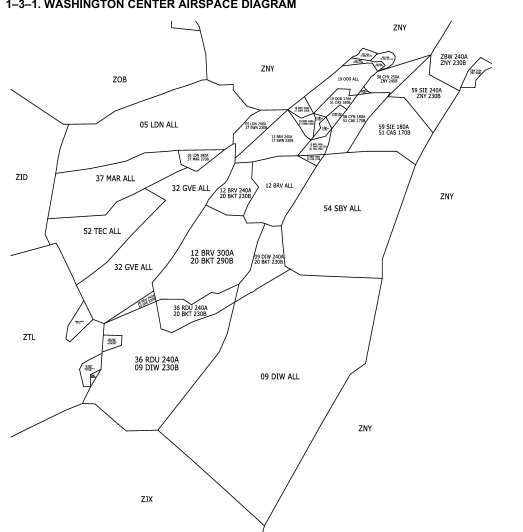
#> input picture data/zdc-reference/vzdc-airspace-diagram.png, 1046 x 1064 px (shown at 1/2 size)
$ python build-vzdc-sectors.py
#> lines starting #> are read from the running program, lines starting #| are printed output that depends on the picture; after the words box and inside, x2 and y2 are one past the last pixel; in counts of white or black regions, pixels touching at a corner belong together
#!/usr/bin/env python3
"""
Build data/vzdc-sectors.geojson: vZDC's sector split, traced from the
"1-3-1 Washington Center airspace diagram" in the vZDC SOP
(data/zdc-reference/vzdc-airspace-diagram.png, supplied by Matt, Nov 2026).

1. The diagram's white areas are split into regions along the drawn lines.
2. The diagram is fitted to the ZDC high boundary (data/artcc-boundaries-high.geojson)
   with an affine transform of lon*cos(38), lat.
3. Each region gets the altitude bands read from its label (REGIONS below):
   "12 BRV 240A / 20 BKT 230B" = 12 owns FL240 and up, 20 owns 230 and below.
   Bands are hundreds of feet. ZNY/ZTL bands are another facility's.
4. Output: per sector a LOW (owner of each area's bottom), HIGH (owner at FL350)
   and ALL (any altitude) MultiPolygon, plus one REGION feature per area with its bands.

Needs numpy, scipy, opencv-python-headless. Usage: python3 scripts/build-vzdc-sectors.py
To change a split, edit REGIONS (seed = a pixel inside the area on the diagram) and rerun.
"""
import json, os, sys
import cv2, numpy as np
from scipy import ndimage
from scipy.spatial import cKDTree
from scipy.optimize import least_squares

ROOT = os.path.join(os.path.dirname(os.path.abspath(__file__)), "..")
IMG = os.path.join(ROOT, "data/zdc-reference/vzdc-airspace-diagram.png")
OUT = os.path.join(ROOT, "data/vzdc-sectors.geojson")
LAT0 = 38.0

TOP=600
def L(*a): return list(a)
REGIONS = [
 ((318,250),[("05",0,TOP)]),
 ((395,313),[("05",280,TOP),("37",0,270)]),
 ((230,357),[("37",0,TOP)]),
 ((380,377),[("32",0,TOP)]),
 ((265,534),[("32",0,TOP)]),
 ((205,462),[("52",0,TOP)]),
 ((470,385),[("12",240,TOP),("20",0,230)]),
 ((560,371),[("12",0,TOP)]),
 ((685,416),[("54",0,TOP)]),
 ((425,515),[("12",300,TOP),("20",0,290)]),
 ((538,518),[("09",240,TOP),("20",0,230)]),
 ((380,620),[("36",240,TOP),("20",0,230)]),
 ((292,600),[("36",240,TOP),("32",0,230)]),
 ((313,727),[("36",240,TOP),("09",0,230)]),
 ((560,752),[("09",0,TOP)]),
 ((510,252),[("05",240,TOP),("17",0,230)]),
 ((563,277),[("12",240,TOP),("17",0,230)]),
 ((697,158),[("19",0,TOP)]),
 ((605,220),[("19",200,TOP),("17",0,190)]),
 ((612,244),[("19",240,TOP),("17",0,230)]),
 ((685,203),[("19",170,TOP),("51",0,160)]),
 ((671,229),[("19",180,TOP),("51",0,170)]),
 ((708,240),[("58",180,TOP),("51",0,170)]),
 ((777,160),[("58",250,TOP),("ZNY",0,240)]),
 ((853,186),[("59",240,TOP),("ZNY",0,230)]),
 ((790,260),[("59",180,TOP),("51",0,170)]),
 ((632,292),[("12",240,TOP),("17",180,230),("51",0,170)]),
 ((629,315),[("12",180,TOP),("51",0,170)]),
 # small PHL-area pieces (labels from Matt's zoomed diagram, Nov 2026)
 ((637,237),[("19",240,TOP),("17",150,230),("51",0,140)]),
 ((646,253),[("19",240,TOP),("17",180,230),("51",0,170)]),
 ((608,314),[("12",180,TOP),("51",0,170)]),
 ((729,183),[("58",250,TOP),("ZNY",180,240),("51",0,170)]),
 # ZNY-owned tops north of PHL, 19 below
 ((732,111),[("ZNY",140,TOP),("19",80,130)]),
 ((777,116),[("ZNY",120,TOP),("19",100,110)]),
 ((716,124),[("ZNY",180,TOP),("19",0,170)]),
 ((758,131),[("ZNY",180,TOP),("19",0,170)]),
 # ZTL shelves on the SW edge
 ((225,683),[("36",280,TOP),("ZTL",240,270),("09",0,230)]),  # "RDU shelf"
 ((175,735),[("36",240,TOP),("ZTL",0,230)]),
]


# 1. regions
im = cv2.imread(IMG, cv2.IMREAD_UNCHANGED)
#> im is the input picture: shape (1064, 1046, 4); mean B, G, R, A 248.2, 248.2, 248.2, 255
g = cv2.cvtColor(im[..., :3], cv2.COLOR_BGR2GRAY)
if im.shape[2] == 4:
    a = im[..., 3] / 255.0
#> a: shape (1064, 1046) float64; every value is 1
    g = (g * a + 255 * (1 - a)).astype(np.uint8)
white = (g >= 160).astype(np.uint8)
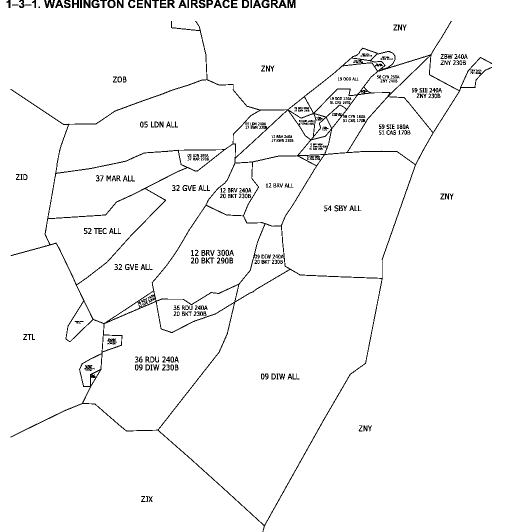
#> white: shape (1064, 1046) (shown at 1/2 size); values 0 (black) and 1 (white), 96.9% white; black in thin lines or dots
white[:30, :] = 0  # title
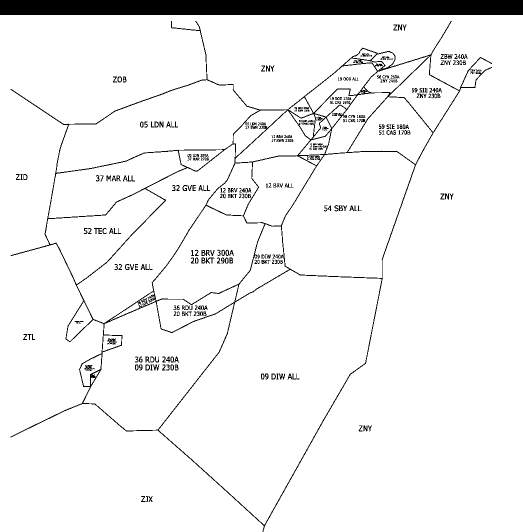
#> white: shape (1064, 1046) (shown at 1/2 size); values 0 (black) and 1 (white), 94.5% white; 321 black regions (77 under 20 px), largest, box (x1, y1, x2, y2) and area: (0, 0, 1046, 30) 31380, (21, 42, 984, 1064) 19708, (215, 677, 233, 689) 136
n, lab, _, _ = cv2.connectedComponentsWithStats(white, connectivity=4)
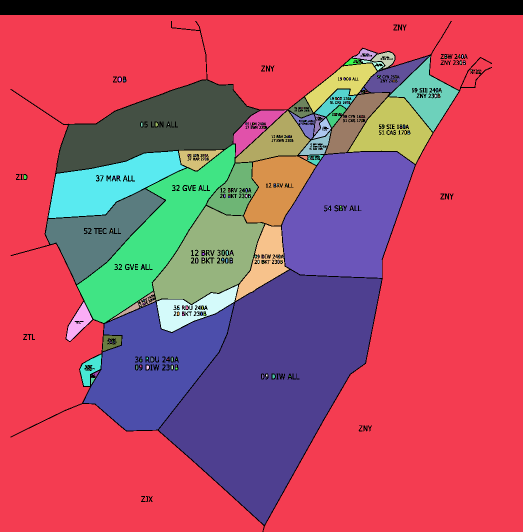
#> lab: shape (1064, 1046) int32 (shown at 1/2 size); 325 distinct labels, from 0 to 324; one colour per label, 0 black
#> n = 325
H, W = lab.shape
#> H = 1064; W = 1046
areas = np.bincount(lab.ravel(), minlength=n)
#> areas = 325 values, max 612913 at index 1, min 1 at index 4, mean 3424.4
border = set(np.unique(np.concatenate([lab[31, :], lab[-1, :], lab[:, 0], lab[:, -1]])).tolist())
#> border = 2 items

# 2. fit the diagram's ZDC outline to the ZDC high boundary
inside = np.zeros_like(lab, np.uint8)
for i in range(1, n):
    if areas[i] > 40 and i not in border:
        inside[lab == i] = 1
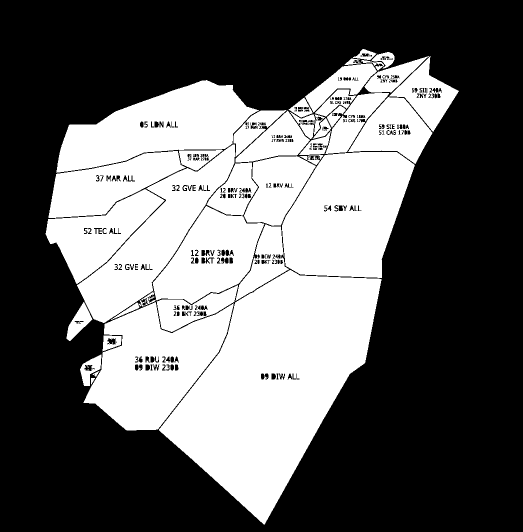
#> inside: shape (1064, 1046) (shown at 1/2 size); values 0 (black) and 1 (white), 39.2% white; 38 white regions, largest, box (x1, y1, x2, y2) and area: (318, 540, 763, 1050) 118382, (564, 304, 830, 556) 49538, (167, 604, 468, 861) 41956
inside = cv2.morphologyEx(inside, cv2.MORPH_CLOSE, np.ones((7, 7), np.uint8))
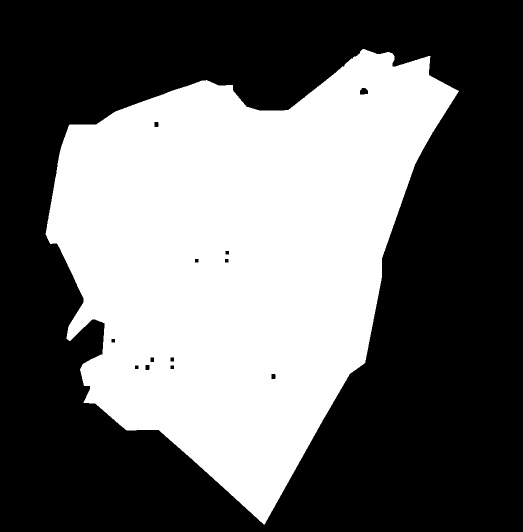
#> inside: shape (1064, 1046) (shown at 1/2 size); values 0 (black) and 1 (white), 41.2% white; 1 white region
cs, _ = cv2.findContours(inside, cv2.RETR_EXTERNAL, cv2.CHAIN_APPROX_NONE)
#> cs = 1 contour; box (x1, y1, x2, y2) and area: (91, 98, 918, 1050) 457794
cont = max(cs, key=cv2.contourArea)[:, 0, :].astype(float)
#> cont = 2814 pairs, first value 91 to 917, second value 98 to 1049
#> (the run stopped early here; a loop or call above may not have finished)
